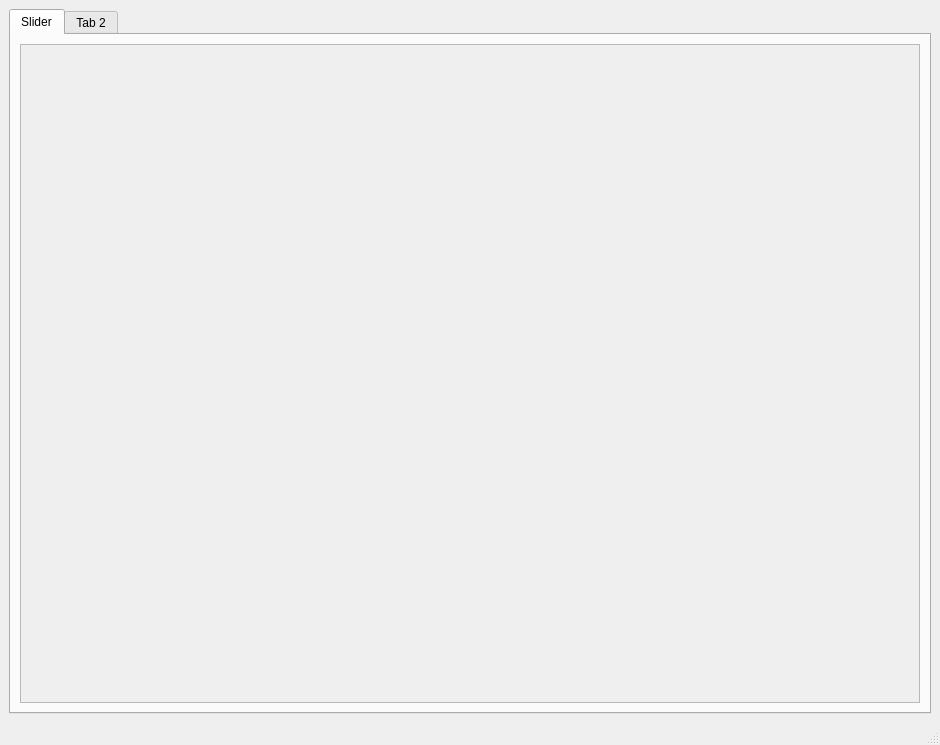
<?xml version="1.0" encoding="UTF-8"?>
<ui version="4.0">
 <class>MainWindow</class>
 <widget class="QMainWindow" name="MainWindow">
  <property name="geometry">
   <rect>
    <x>0</x>
    <y>0</y>
    <width>940</width>
    <height>745</height>
   </rect>
  </property>
  <property name="windowTitle">
   <string>MainWindow</string>
  </property>
  <widget class="QWidget" name="centralwidget">
   <layout class="QGridLayout" name="gridLayout_2">
    <item row="0" column="0">
     <widget class="QTabWidget" name="tabWidget">
      <property name="currentIndex">
       <number>0</number>
      </property>
      <widget class="QWidget" name="tab">
       <attribute name="title">
        <string>Slider</string>
       </attribute>
       <layout class="QGridLayout" name="gridLayout">
        <item row="1" column="0">
         <widget class="QScrollArea" name="scrollArea">
          <property name="widgetResizable">
           <bool>true</bool>
          </property>
          <widget class="QWidget" name="scrollAreaWidgetContents">
           <property name="geometry">
            <rect>
             <x>0</x>
             <y>0</y>
             <width>898</width>
             <height>632</height>
            </rect>
           </property>
           <layout class="QGridLayout" name="gridLayout_3"/>
          </widget>
         </widget>
        </item>
       </layout>
      </widget>
      <widget class="QWidget" name="tab_2">
       <attribute name="title">
        <string>Tab 2</string>
       </attribute>
      </widget>
     </widget>
    </item>
   </layout>
  </widget>
  <widget class="QMenuBar" name="menubar">
   <property name="geometry">
    <rect>
     <x>0</x>
     <y>0</y>
     <width>940</width>
     <height>22</height>
    </rect>
   </property>
  </widget>
  <widget class="QStatusBar" name="statusbar"/>
 </widget>
 <resources/>
 <connections/>
</ui>
